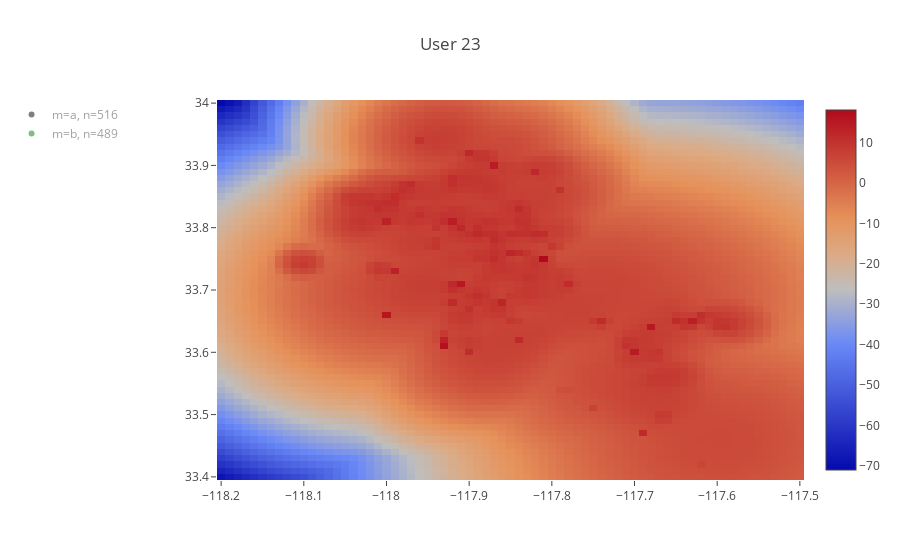

This figure's notebook cell:
### Markdown cell above
### KDE with user's data overlaid

### Code cell
plot_kde(
    data=kde_data[:, 1:4], 
    user_data=pd.concat([a_star_unique, b_star_unique]),
    uid=user
)

### Figure 1 — Plotly figure (JSON) as saved in the notebook; plotly's stock layout.template omitted (floating-point values rounded to 4 significant figures; data arrays with more than 128 entries replaced by an {"elided": "..."} marker saying what was removed)
{"data": [{"colorscale": [[1, "rgb(165,0,38)"], [0.8889, "rgb(215,48,39)"], [0.7778, "rgb(244,109,67)"], [0.6667, "rgb(253,174,97)"], [0.5556, "rgb(254,224,144)"], [0.4444, "rgb(224,243,248)"], [0.3333, "rgb(171,217,233)"], [0.2222, "rgb(116,173,209)"], [0.1111, "rgb(69,117,180)"], [0, "rgb(49,54,149)"]], "type": "heatmap", "uid": "4730a419-c8bd-4a39-83c1-cab1a0c27c29", "x": {"elided": "4331 float values"}, "y": {"elided": "4331 float values"}, "z": {"elided": "4331 float values"}}, {"marker": {"color": "rgb(0, 0, 0)"}, "mode": "markers", "name": "m=a, n=516", "type": "scatter", "uid": "27eb8b61-b04f-4a4e-91d1-32a744560c6a", "visible": "legendonly", "x": {"elided": "516 float values"}, "y": {"elided": "516 float values"}}, {"marker": {"color": "rgb(0,128,0)"}, "mode": "markers", "name": "m=b, n=489", "type": "scatter", "uid": "92459e83-3805-47d9-aa30-05681b959dee", "visible": "legendonly", "x": {"elided": "489 float values"}, "y": {"elided": "489 float values"}}], "layout": {"legend": {"x": -0.35, "y": 1}, "title": {"text": "User 23"}}}
